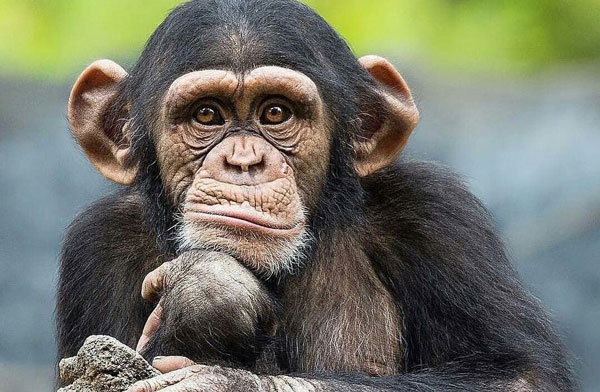
#> input picture 2023-02-28-imageRedactor/monke.jpg, 600 x 392 px
$ python ImgRed.py
#> lines starting #> are read from the running program, lines starting #| are printed output that depends on the picture
#> further down, im is the input picture: PIL image 600x392 RGB; mean R, G, B 114.4, 116.8, 103.3
# Rodin Ilya 28.02.2023
from PIL import Image
import math

# [27 lines left out: functions negative, contrast, not called in this run]

def blur(im, k):
    pixels = im.load()
    w = im.width
    h = im.height
    res = Image.new('RGB', (w, h), (0, 0, 0))
    dst = res.load()
    for i in range(w):
        for j in range(h):
            color = [0] * 3
            for l in range(3):
                color[l] = int((pixels[(i + 1) % w, (j - 1) % h][l] +
                                pixels[(i - 1) % w, (j + 1) % h][l] +
                                pixels[(i - 1) % w, (j - 1) % h][l] +
                                pixels[(i - 1) % w, j][l] +
                                pixels[(i + 1) % w, j][l] +
                                pixels[i, j][l] +
                                pixels[(i + 1) % w, (j + 1) % h][l] +
                                pixels[i, (j + 1) % h][l] +
                                pixels[i, (j - 1) % h][l]) / 9)
            dst[i, j] = tuple(color)
    k -= 1
    print(type(res))
    if k == 0:
        res.save("blr0.bmp")
        return res
    blur(res, k)

# [33 lines left out: functions brighthes, rotate, not called in this run]

def scale(im, k):
#> called with k = 5
    w = im.width
#> w = 600
    h = im.height
#> h = 392
    pixels = im.load()
    x, y = (int(w / k), int(h / k))
#> x = 120; y = 78
    x1 = x / (w - 1)
#> x1 = 0.2
    y1 = y / (h - 1)
#> y1 = 0.199
    res = Image.new('RGB', (w, h), (0, 0, 0))
#> res: PIL image 600x392 RGB; every value is 0
    dst = res.load()
    for i in range(x - 1):
        for j in range(y - 1):
            dst[i + 1, j + 1]= pixels[1 + int(i / x1), 1 + int(j / y1)]
    return res

if __name__ == '__main__':
    im = Image.open("monke.jpg")
    assert(im.mode == "RGB")
    '''
    neg = negative(im)
    brt = brighthes(im, 40)
    brt.save("brth.bmp")
    con1 = contrast(im, 5.0)
    con2 = contrast(im, 0.5)
    con1.save("contrast1.bmp")
    con2.save("contrast2.bmp")
    neg.save("negative.bmp")
    frames = []
    for i in range(-100, 100, 5):
        frames.append(brighthes(im, i))
    frames[0].save('bright.gif', save_all=True, append_images=frames[1:], optimize=False, duration=200, loop = 0)
    '''
    #rot = rotate(im, 35)
    #rot.save("rot.bmp")
    scl = scale(im, 5)
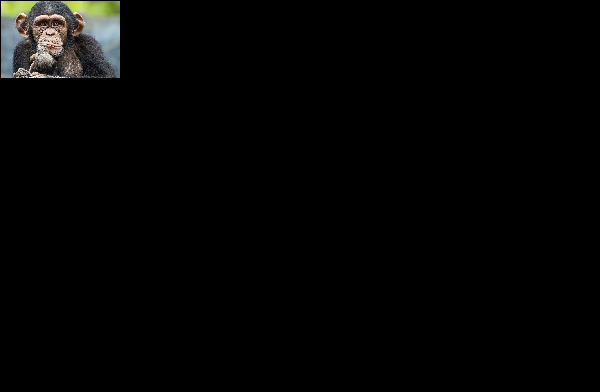
#> scl: PIL image 600x392 RGB; mean R, G, B 4.4, 4.5, 4
    scl.save("scl.bmp")
    blr = blur(im, 10)
#| <class 'PIL.Image.Image'>
#> call 2 of blur, with k = 9
#| <class 'PIL.Image.Image'>
#| <class 'PIL.Image.Image'>
#| <class 'PIL.Image.Image'>
#| <class 'PIL.Image.Image'>
#| <class 'PIL.Image.Image'>
#| <class 'PIL.Image.Image'>
#| <class 'PIL.Image.Image'>
#| <class 'PIL.Image.Image'>
#| <class 'PIL.Image.Image'>
#> in blur (call 10), `res.save("blr0.bmp")`:
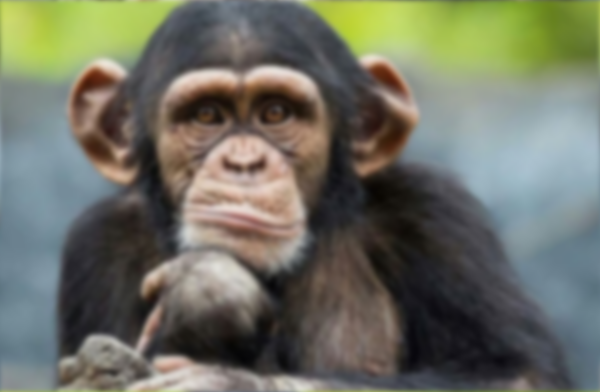
#> saved as blr0.bmp: PIL image 600x392 RGB; mean R, G, B 110.1, 112.4, 98.9
#> in blur (call 2), `blur(res, k)`:
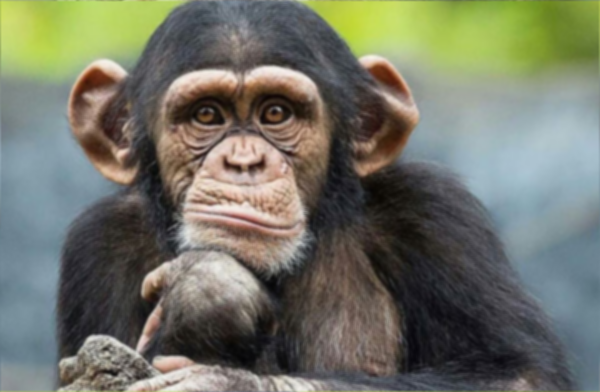
#> res: PIL image 600x392 RGB; mean R, G, B 113.5, 115.9, 102.4
    #blr.save("blr.bmp")

    im.close()
